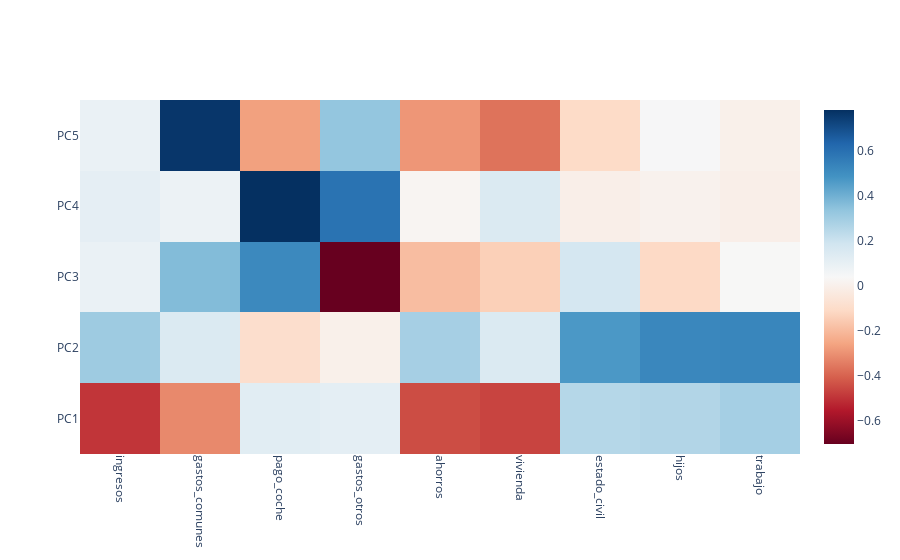

Notebook source saved alongside this figure:
### Code cell
import plotly.graph_objects as go
fig = go.Figure(data=go.Heatmap(z=modelo_pca.components_[:5], colorscale='RdBu'))
fig.update_layout(
    xaxis=dict(tickmode='array', tickvals=list(range(len(X.columns))), ticktext=X.columns, tickangle=90),
    yaxis=dict(tickmode='array', tickvals=[0, 1, 2, 3, 4], ticktext=['PC1', 'PC2', 'PC3', 'PC4', 'PC5'])
)
fig.show()

### Figure 1 — Plotly figure (JSON) as saved in the notebook; plotly's stock layout.template omitted (floating-point values rounded to 4 significant figures)
{"data": [{"colorscale": [[0, "rgb(103,0,31)"], [0.1, "rgb(178,24,43)"], [0.2, "rgb(214,96,77)"], [0.3, "rgb(244,165,130)"], [0.4, "rgb(253,219,199)"], [0.5, "rgb(247,247,247)"], [0.6, "rgb(209,229,240)"], [0.7, "rgb(146,197,222)"], [0.8, "rgb(67,147,195)"], [0.9, "rgb(33,102,172)"], [1, "rgb(5,48,97)"]], "type": "heatmap", "z": [[-0.4937, -0.3182, 0.1238, 0.1119, -0.4447, -0.4626, 0.2523, 0.2599, 0.2902], [0.307, 0.1474, -0.09164, 0.0001116, 0.2884, 0.149, 0.469, 0.5219, 0.5272], [0.09142, 0.3635, 0.5161, -0.702, -0.1918, -0.1405, 0.1729, -0.1122, 0.03691], [0.1112, 0.08163, 0.7803, 0.5907, 0.02284, 0.1501, -0.007663, 0.007404, -0.007493], [0.0889, 0.763, -0.2656, 0.3307, -0.289, -0.3656, -0.1046, 0.04367, 8.655e-06]]}], "layout": {"xaxis": {"tickangle": 90, "tickmode": "array", "ticktext": ["ingresos", "gastos_comunes", "pago_coche", "gastos_otros", "ahorros", "vivienda", "estado_civil", "hijos", "trabajo"], "tickvals": [0, 1, 2, 3, 4, 5, 6, 7, 8]}, "yaxis": {"tickmode": "array", "ticktext": ["PC1", "PC2", "PC3", "PC4", "PC5"], "tickvals": [0, 1, 2, 3, 4]}}}
